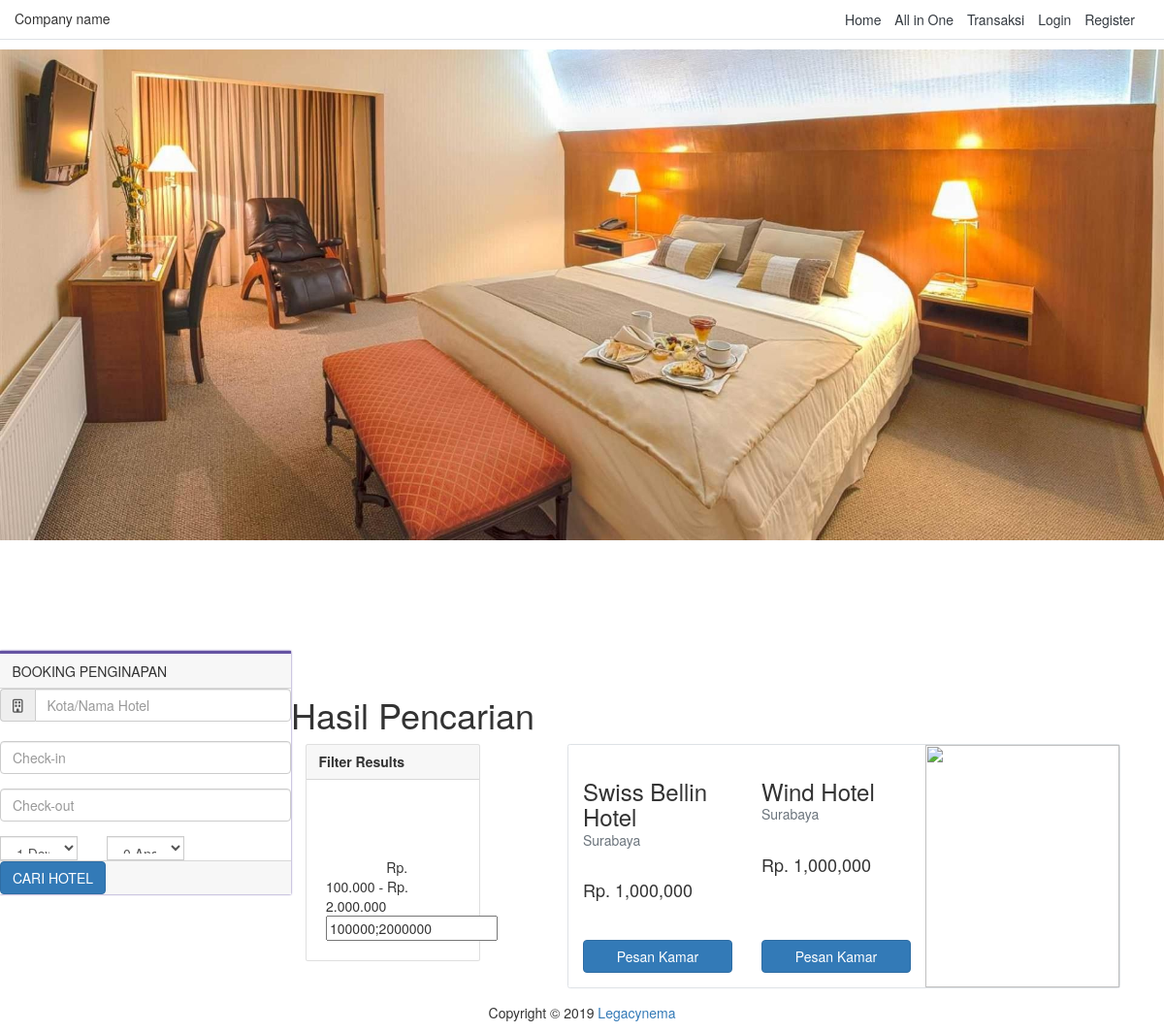
Before: /index.php/input/penginapan with the older database file.
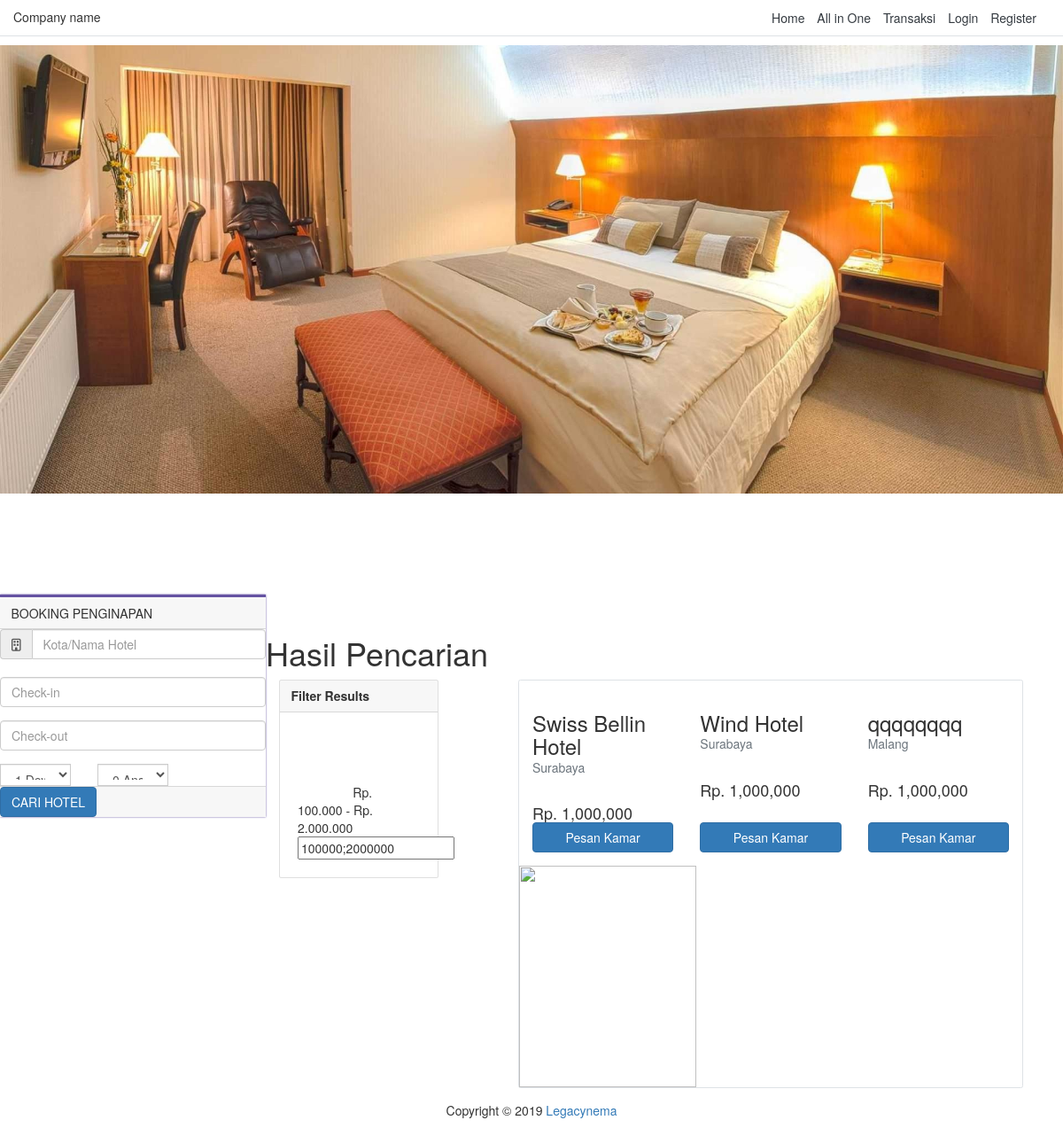
After: the same page with the newer database file.
### tables this page shows
CREATE TABLE `penginapan` (
  `id_penginapan` int(11) NOT NULL,
  `id_kota` int(11) NOT NULL,
  `nama_penginapan` varchar(30) NOT NULL,
  `jumlah_tamu` int(11) DEFAULT NULL,
  `harga` int(11) NOT NULL,
  `foto` text NOT NULL,
  `post_date` date NOT NULL
);

CREATE TABLE `kota` (
  `id_kota` int(11) NOT NULL,
  `nama_kota` varchar(50) NOT NULL
);

### application/controllers/Input.php (called while the page is built, shortened)
<?php
class Input extends CI_Controller {
    public function penginapan()
	{
		$this->load->view('navbar');
        $this->load->view('input/hotel');
		$this->load->view('footer');
    }
}

### index.php (called while the page is built, shortened)
<?php
require_once BASEPATH.'core/CodeIgniter.php';

### application/views/input/hotel.php (the view, shortened to what the changed rows need)
<!DOCTYPE html>
<html lang="en">
<head>
    <link href="https://maxcdn.bootstrapcdn.com/bootstrap/4.0.0-alpha.6/css/bootstrap.min.css" rel="stylesheet">
    <link rel="stylesheet" href="<?= base_url('node_modules/') ?>bootstrap/dist/css/bootstrap.css">
</head>
<body>
    <br><br> <br><br><br><br><br>
    <div class="container">
        <h1>Hasil Pencarian</h1>
        <div class="row">
            <div class="col-md-8">
                <div class="row no-gutters border rounded overflow-hidden flex-md-row mb-4 shadow-sm h-md-250 position-relative">
                    <?php
                    $this->db->select('id_penginapan, nama_kota,nama_penginapan, jumlah_tamu, harga, foto');
                    $query =  $this->db->join('kota', 'kota.id_kota = penginapan.id_kota')->get('penginapan');
                    foreach($query->result_array() as $peng) :
                    ?>
                    <div class="col p-4 d-flex flex-column position-static">
                        <h3 class="mb-0"><?= $peng['nama_penginapan'] ?></h3>
                        <div class="mb-1 text-muted"><?= $peng['nama_kota'] ?></div>
                        <br>
                        <h4 class="card-text mb-auto">Rp. <?= number_format($peng['harga'])?></h4>
                        <button type="button" class="btn btn-primary">Pesan Kamar</button>
                    </div>
                    <?php endforeach; ?>
                </div>
            </div>
        </div>
    </div>
</body>
</html>

Changed rows visible on the page:
added penginapan: nama_penginapan "qqqqqqqq", id_kota.nama_kota "Malang", harga "1,000,000"
